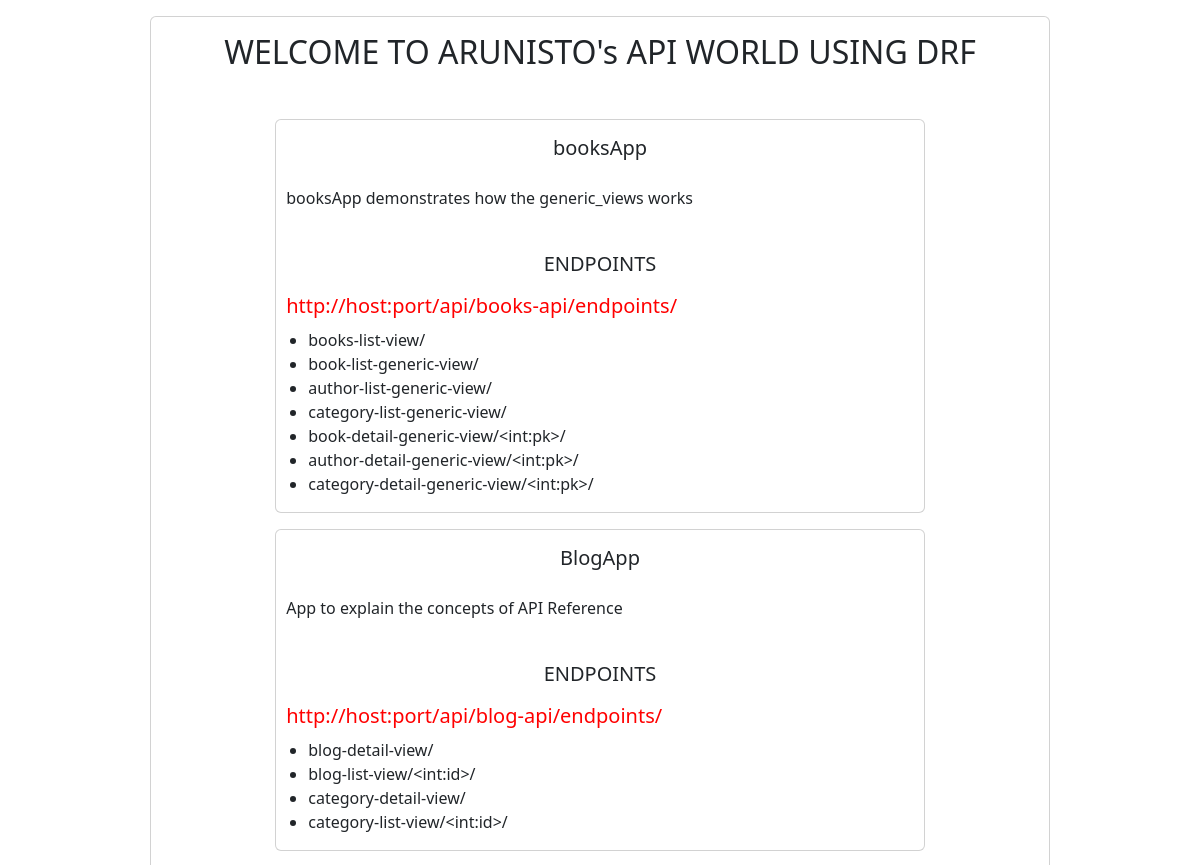
Before: / (upper part) with the older database file.
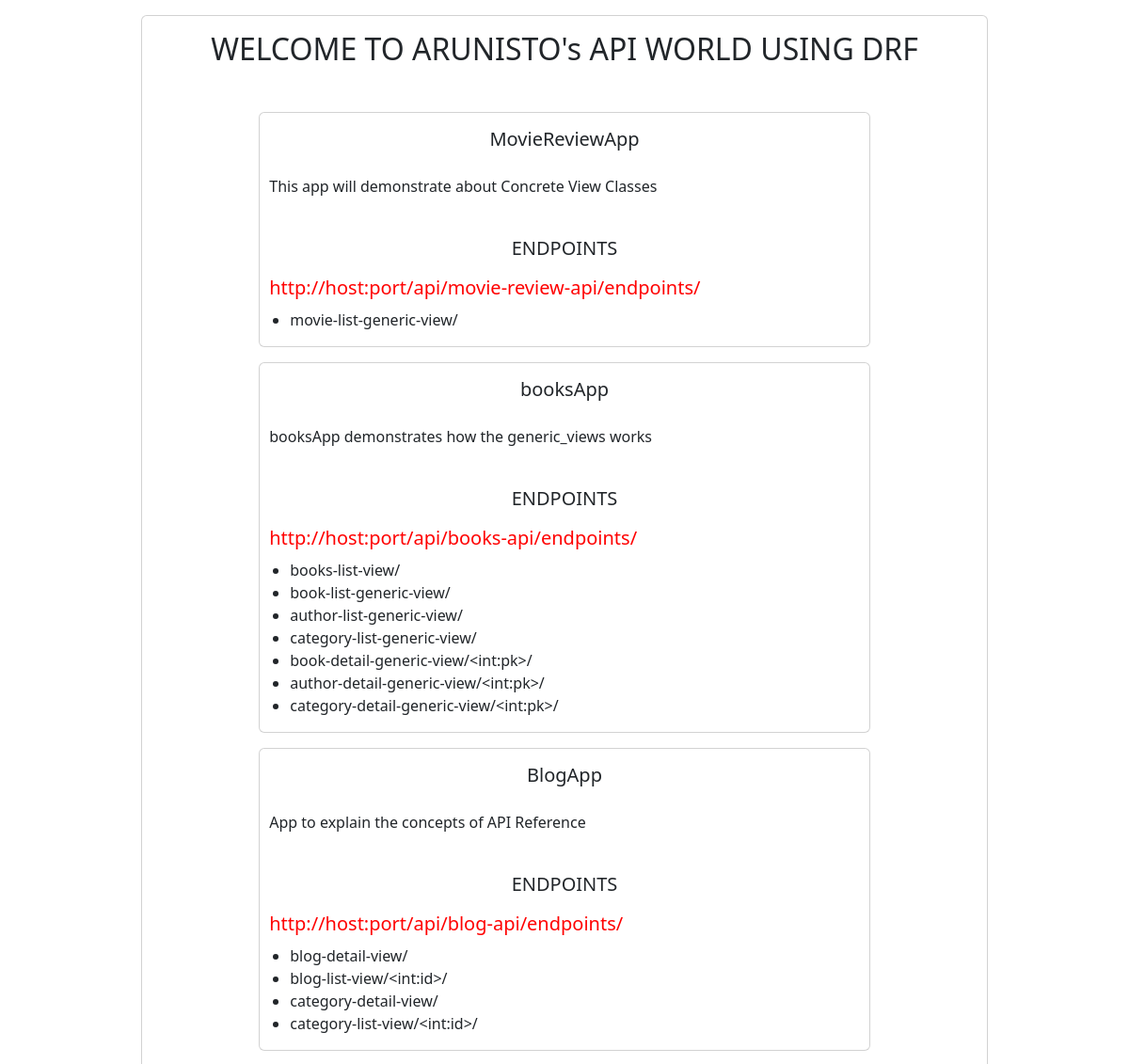
After: the same page with the newer database file.
### mainApp/models.py (models this page shows, shortened)
class AppDetails(models.Model):
    name = models.CharField(max_length=100)
    info = models.TextField()
    endpoints = models.TextField()
    connection = models.CharField(max_length=100, null=True)

### mainApp/views.py (the view)
# urls.py: path('', views.index, name='home-page')
def index(request):
    data = AppDetails.objects.all().order_by("-id")
    for d in data:
        d.endpoints = d.endpoints.split(",")
    return render(request, "index.html", {"data":data})

### mainApp/templates/index.html (shortened to what this page needs)
{% extends 'base.html' %}
{% block content %}
<div class="card w-75 mt-3" style="margin-right:auto;margin-left:auto;">
    <div class="card-title text-center mt-3">
        <h2>WELCOME TO ARUNISTO's API WORLD USING DRF</h2>
    </div>
    <div class="card-body">
        {% for d in data %}
        <div class="card w-75 mt-3" style="margin-right: auto; margin-left:auto;">
            <div class="card-title text-center mt-3">
                <h5>{{d.name}}</h5>
            </div>
            <div class="card-text" style="padding: 10px;">
                <p>{{d.info}}</p>
            </div>
            <div class="mt-3 text-center">
                <h5>ENDPOINTS</h5>
            </div>
            <div>
                <h5 style="margin: 10px; color:red;">http://host:port/{{d.connection}}endpoints/</h5>
                <ul>
                    {% for ep in d.endpoints %}
                        <li>{{ep}}</li>
                    {% endfor %}
                </ul>
            </div>
        </div>
        {% endfor %}
    </div>
</div>
{% endblock %}

### mainApp/templates/base.html (shortened to what this page needs)
<!DOCTYPE html>
<html lang="en">
<head>
    <link href="https://cdn.jsdelivr.net/npm/bootstrap@5.3.3/dist/css/bootstrap.min.css" rel="stylesheet">
</head>
<body>
{% block content %}
{% endblock %}
</body>
</html>

Changed rows visible on the page:
added AppDetails: name "MovieReviewApp", info "This app will demonstrate about Concrete View Classes", connection "api/movie-review-api/", endpoints "movie-list-generic-view/"
